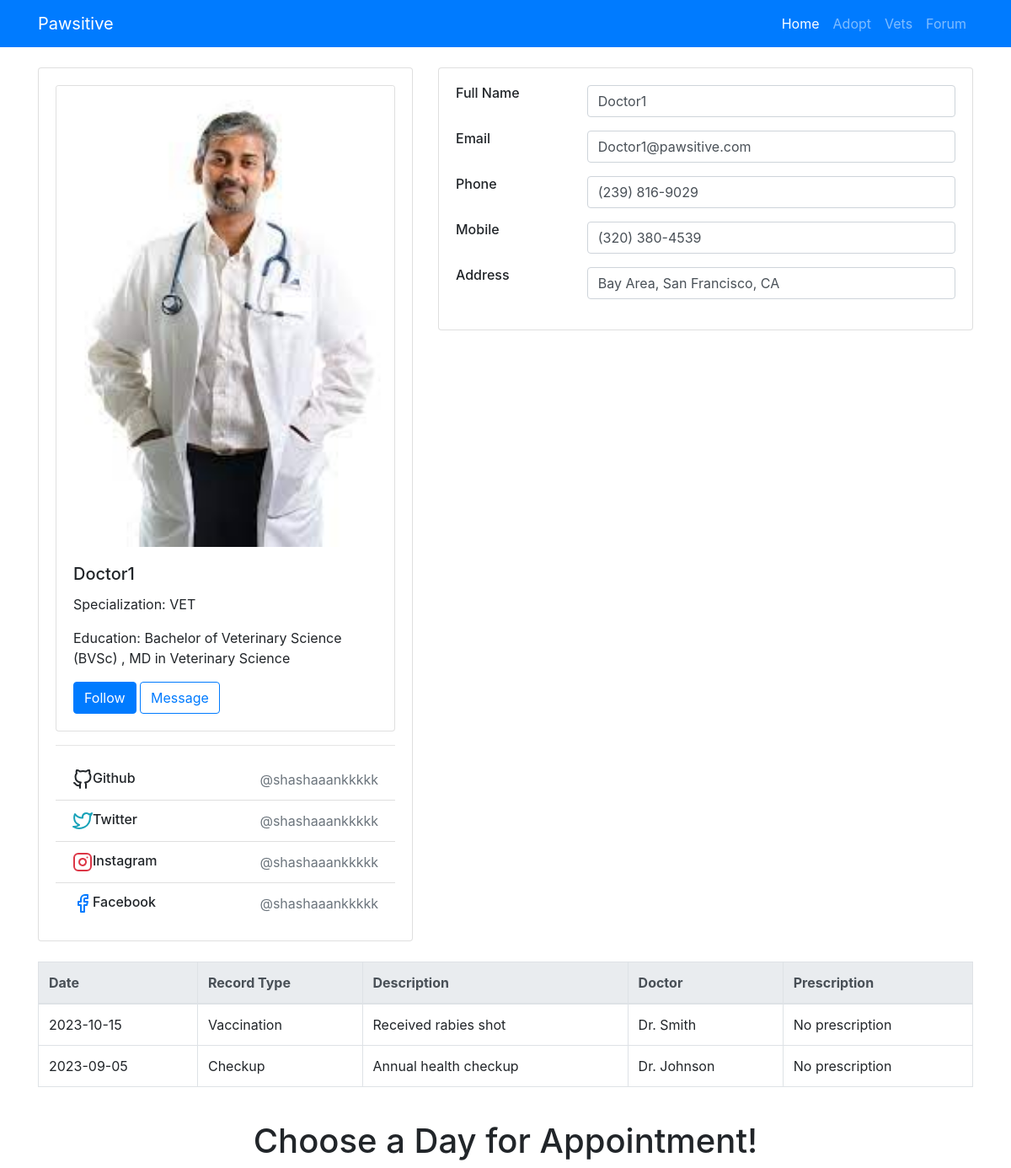
The app's page /vet-profile/1/ with its own data.
### pets/models.py (models this page shows, shortened)
class Vet(models.Model):
    name = models.CharField(max_length=100)
    specialization = models.CharField(max_length=200)
    address = models.CharField(max_length=200)
    phone_number = models.CharField(max_length=15)
    profile_photo = models.ImageField(upload_to='static/vet_photos/', blank=True, null=True)
    education_history = models.TextField(blank=True)
    review = models.TextField(blank=True)

### pets/views.py (the view)
# urls.py: path('vet-profile/<int:name>/', vet_profile, name='vet_profile'),
def vet_profile(request,name):
    vets = get_object_or_404(Vet,pk=name)
    return render(request, 'pets/vet_profile.html', {'vets': vets})

### PawsitiveAdoptionHub/templates/pets/vet_profile.html (shortened to what this page needs)
{% extends 'pets/base.html' %}
{% block content %}
<div class="container">
    <div class="row justify-content-center mt-4">
        <div class="col-lg-5">
            <div class="card">
                <div class="card-body">
                    <div class="card pet-card">
                        <img src="{{ vets.profile_photo.url }}" class="card-img-top" alt="{{ vets.name }}">
                        <div class="card-body">
                            <h5 class="card-title">{{ vets.name }}</h5>
                            <p class="card-text">Specialization: {{ vets.specialization }}</p>
                            <p class="card-text">Education: {{ vets.education_history }}</p>
                            <button class="btn btn-primary">Follow</button>
                            <button class="btn btn-outline-primary">Message</button>
                        </div>
                    </div>
                    <hr class="my-8">
							<ul class="list-group list-group-flush">
								<li class="list-group-item d-flex justify-content-between align-items-center flex-wrap">
									<h6 class="mb-0">Github</h6>
									<span class="text-secondary">@shashaaankkkkk</span>
								</li>
								<li class="list-group-item d-flex justify-content-between align-items-center flex-wrap">
									<h6 class="mb-0">Twitter</h6>
									<span class="text-secondary">@shashaaankkkkk</span>
								</li>
								<li class="list-group-item d-flex justify-content-between align-items-center flex-wrap">
									<h6 class="mb-0">Instagram</h6>
									<span class="text-secondary">@shashaaankkkkk</span>
								</li>
								<li class="list-group-item d-flex justify-content-between align-items-center flex-wrap">
									<h6 class="mb-0">Facebook</h6>
									<span class="text-secondary">@shashaaankkkkk</span>
								</li>
							</ul>
                </div>
            </div>
        </div>
        <div class="col-lg-7">
            <form method="POST">
                <div class="card">
                    <div class="card-body">
                       <form method="POST">
							<div class="row mb-3">
								<div class="col-sm-3">
									<h6 class="mb-0">Full Name</h6>
								</div>
								<div class="col-sm-9 text-secondary">
									<input type="text" class="form-control" value={{vets.name}}>
								</div>
							</div>
							<div class="row mb-3">
								<div class="col-sm-3">
									<h6 class="mb-0">Email</h6>
								</div>
								<div class="col-sm-9 text-secondary">
									<input type="text" class="form-control" value={{vets.name}}@pawsitive.com>
								</div>
							</div>
							<div class="row mb-3">
								<div class="col-sm-3">
									<h6 class="mb-0">Phone</h6>
								</div>
								<div class="col-sm-9 text-secondary">
									<input type="text" class="form-control" value="(239) 816-9029">
								</div>
							</div>
							<div class="row mb-3">
								<div class="col-sm-3">
									<h6 class="mb-0">Mobile</h6>
								</div>
								<div class="col-sm-9 text-secondary">
									<input type="text" class="form-control" value="(320) 380-4539">
								</div>
							</div>
							<div class="row mb-3">
								<div class="col-sm-3">
									<h6 class="mb-0">Address</h6>
								</div>
								<div class="col-sm-9 text-secondary">
									<input type="text" class="form-control" value="Bay Area, San Francisco, CA">
								</div>
							</div>
								</div>
							</div>
					</form>
                    </div>
                </div>
            <div class="table-responsive mt-4">
                <table class="table table-bordered table-hover table-blue">
            <thead class="thead-light">
                <tr>
                    <th>Date</th>
                    <th>Record Type</th>
                    <th>Description</th>
                    <th>Doctor</th>
                    <th>Prescription</th>
                </tr>
            </thead>
            <tbody>
                <tr>
                    <td>2023-10-15</td>
                    <td>Vaccination</td>
                    <td>Received rabies shot</td>
                    <td>Dr. Smith</td>
                    <td>No prescription</td>
                </tr>
                <tr>
                    <td>2023-09-05</td>
                    <td>Checkup</td>
                    <td>Annual health checkup</td>
                    <td>Dr. Johnson</td>
                    <td>No prescription</td>
                </tr>
            </tbody>
                </table>
            </div>
            <div class="container mt-4">
                <h1 class="text-center">Choose a Day for Appointment!</h1>
                    <link href="https://js.appointlet.com/styles.css" rel="stylesheet">
            </div>
        </div>
<link href="https://stackpath.bootstrapcdn.com/bootstrap/4.5.2/css/bootstrap.min.css" rel="stylesheet">
<link href="https://cdnjs.cloudflare.com/ajax/libs/bootstrap-datepicker/1.9.0/css/bootstrap-datepicker.min.css" rel="stylesheet">
{% endblock %}

### PawsitiveAdoptionHub/templates/pets/base.html (style rules this page uses)
body { background-color: #f0f5ff; }

### records on screen
Vet: profile_photo (picture), name "Doctor1", specialization "VET", education_history "Bachelor of Veterinary Science (BVSc) , MD in Veterinary Science", name "Doctor1@pawsitive.com"
